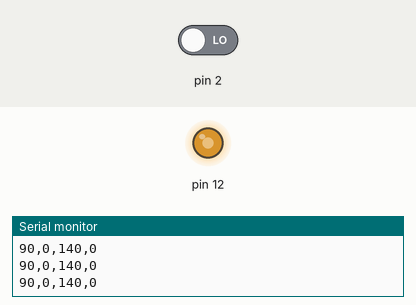
The sketch below on a simulated Arduino Uno, built with avr-gcc and run on an emulated ATmega328P. Parts: output pins drawn as LEDs (lit = HIGH), the last lines printed to the serial monitor. Inputs (shaded band) come from the test bench; at power-on: pin 2 LOW.

Above: at 0.08 s.
At 0.87 s:
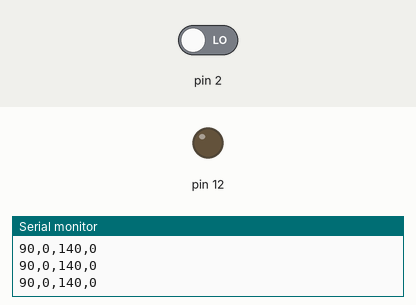
1.3 s: pin 2 driven HIGH
At 2.6 s:
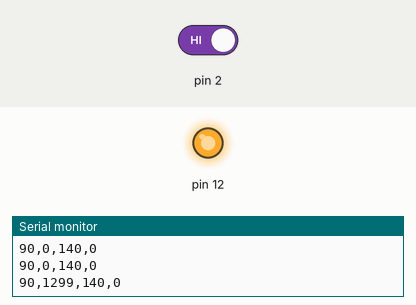
Timing chart, 0 to 4.3 s (numbered marks = the images above; inputs shaded):
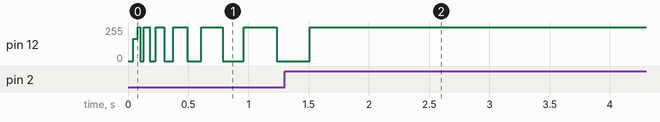

The sketch:

PID_01_ref.ino
```cpp
// Minimalist workbench PID, based on a frequency period - 11/11/2023
volatile unsigned long feedback, tic, tac=millis();
float prvTime = 0, dt;
float periodTarget = 90.00, kp = 0.30, ki = 6.00, kd = 0.002;

void setup(){
  Serial.begin(115200);
  pinMode(12, OUTPUT);
  attachInterrupt(digitalPinToInterrupt(2), interrupt, RISING);
}

void loop(){
  float time = millis(); dt = (time - prvTime) /1000.00; prvTime = time;
  float pid = PID();
  digitalWrite(12, HIGH); delay(pid/2); digitalWrite(12, LOW); delay(pid/2);
  Serial.print(periodTarget,0); Serial.print(","); Serial.print(feedback); Serial.print(","); Serial.print(140); Serial.print(","); Serial.println(0);
}

float PID(){
  static float errorSum, previousError;
  float error = periodTarget - feedback;
  float P = kp * error;
  float I = ki * (errorSum = errorSum + (error * dt));
  float D = kd * (error - previousError) / dt;  previousError = error;
  return P + I + D;
}

void interrupt(){
  tic = millis();
  feedback = tic - tac;
  tac = tic;
}
```

Measured:
- after the input at 1.3 s, pin 12: goes on until 1.5 s, then stays 255/255
